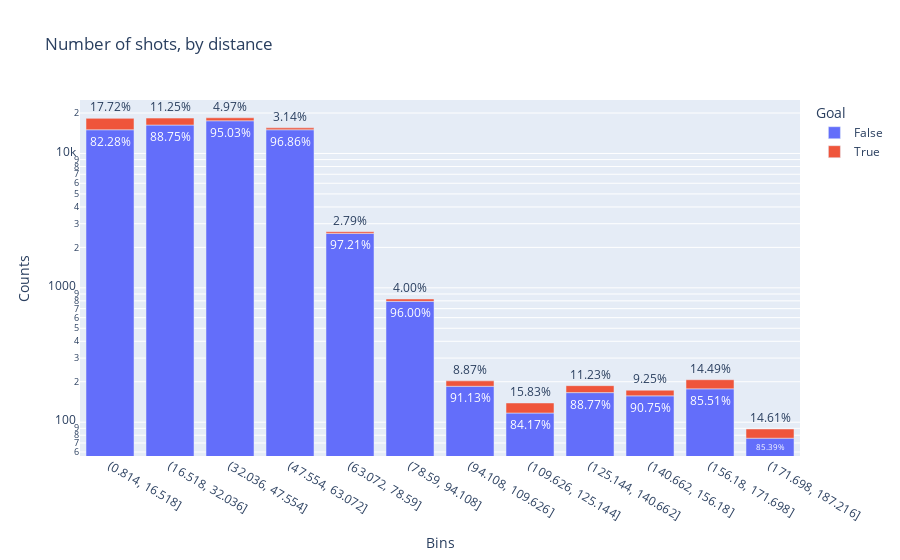

Here is the notebook cell this chart was saved with:
### Code cell
from plotly.graph_objs import XBins
px.bar(df_g,
       x='Bins',
       y='Counts',
       color='Goal',
       title="Number of shots, by distance",
       log_y=True,
       text=df_g['Percentage'].apply(lambda x: '{0:1.2f}%'.format(x))
       )

### Figure 1 — Plotly figure (JSON) as saved in the notebook; plotly's stock layout.template omitted (floating-point values rounded to 4 significant figures)
{"data": [{"alignmentgroup": "True", "hovertemplate": "Goal=False<br>Bins=%{x}<br>Counts=%{y}<br>text=%{text}<extra></extra>", "legendgroup": "False", "marker": {"color": "#636efa", "pattern": {"shape": ""}}, "name": "False", "offsetgroup": "False", "orientation": "v", "showlegend": true, "text": ["82.28%", "88.75%", "95.03%", "96.86%", "97.21%", "96.00%", "91.13%", "84.17%", "88.77%", "90.75%", "85.51%", "85.39%"], "textposition": "auto", "type": "bar", "x": ["(0.814, 16.518]", "(16.518, 32.036]", "(32.036, 47.554]", "(47.554, 63.072]", "(63.072, 78.59]", "(78.59, 94.108]", "(94.108, 109.626]", "(109.626, 125.144]", "(125.144, 140.662]", "(140.662, 156.18]", "(156.18, 171.698]", "(171.698, 187.216]"], "xaxis": "x", "y": [15016, 16277, 17512, 15019, 2539, 793, 185, 117, 166, 157, 177, 76], "yaxis": "y"}, {"alignmentgroup": "True", "hovertemplate": "Goal=True<br>Bins=%{x}<br>Counts=%{y}<br>text=%{text}<extra></extra>", "legendgroup": "True", "marker": {"color": "#EF553B", "pattern": {"shape": ""}}, "name": "True", "offsetgroup": "True", "orientation": "v", "showlegend": true, "text": ["17.72%", "11.25%", "4.97%", "3.14%", "2.79%", "4.00%", "8.87%", "15.83%", "11.23%", "9.25%", "14.49%", "14.61%"], "textposition": "auto", "type": "bar", "x": ["(0.814, 16.518]", "(16.518, 32.036]", "(32.036, 47.554]", "(47.554, 63.072]", "(63.072, 78.59]", "(78.59, 94.108]", "(94.108, 109.626]", "(109.626, 125.144]", "(125.144, 140.662]", "(140.662, 156.18]", "(156.18, 171.698]", "(171.698, 187.216]"], "xaxis": "x", "y": [3233, 2063, 916, 487, 73, 33, 18, 22, 21, 16, 30, 13], "yaxis": "y"}], "layout": {"barmode": "relative", "legend": {"title": {"text": "Goal"}, "tracegroupgap": 0}, "title": {"text": "Number of shots, by distance"}, "xaxis": {"anchor": "y", "domain": [0, 1], "title": {"text": "Bins"}}, "yaxis": {"anchor": "x", "domain": [0, 1], "title": {"text": "Counts"}, "type": "log"}}}
